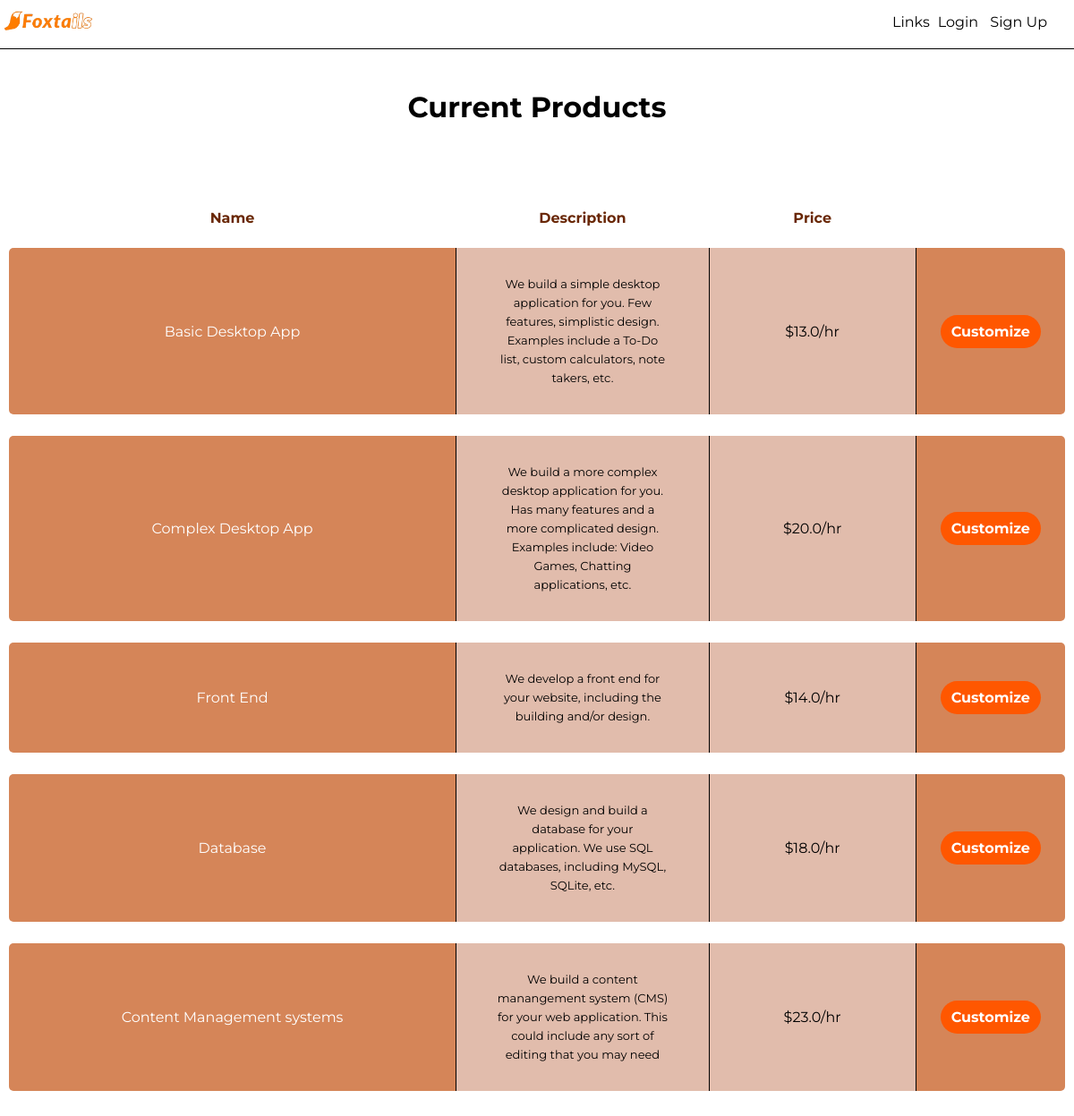
Page /products on the committed database.
### app/models.py (models this page shows, shortened)
class Products(db.Model):
	id = db.Column(db.Integer, primary_key=True)
	name = db.Column(db.String(64), index=True, unique=True)
	desc = db.Column(db.String(128), index=True, unique=True)
	price = db.Column(db.Integer, index=True)

### app/routes.py (the view)
@app.route('/products')
def products():
	product = Products.query.all()
	return render_template('products.html', title="Products", products=product)

### app/templates/products.html
{% extends 'base.html' %}
{% block content %}
    <div id="current-products">
        <h1>Current Products</h1>
    </div>
    <div class="container-products">
        <table>
            <thead>
                <tr class="trhead-products">
                    <th>Name</th>
                    <th class="desc-products">Description</th>
                    <th>Price</th>
                </tr>
            </thead>
            <tbody>
                {% for product in products %}
                    <tr>
                        <td class="name-products">{{ product.name }}</td>
                        <td class="description">{{ product.desc }}</td>
                        <td>${{ product.price }}/hr</td>
                        <th class="button-td-products"><a href="/products/customize/{{ product.name }}">Customize</a></th>
                    </tr>
                {% endfor %}
            </tbody>
        </table>
    </div>
{% endblock %}

### app/templates/base.html (shortened to what this page needs)
<!DOCTYPE html>
<html>
    <head>
        <link rel="stylesheet" type="text/css" href="../static/style.css">
    </head>
    <body>
        <div id="header">
            <a href="/" style="text-decoration: none;"><input id="favicon" type="image" name="logo" src="../static/logo-1-removebg-preview.png" width=100 height=50/></button></a>
            {% if current_user.is_anonymous %}
                <div id="header-links-accounts">
                    <span class="links-header">
                        <button class="dropbtn">Links</button>
                    </span>
                    {% if current_user.is_anonymous %}
                        <span class="account-links-header">
                            <a class="login" href="/account/login">Login</a>
                            <a class="signup" href="/account/register">Sign Up</a>
                        </span>
                    {% else %}
                        <span class="account-links-header-logged-in">
                            <p style="color: white;">{{ current_user.username }}</p>
                            <a class="logout" href="/account/logout">Log Out</a>
                        </span>
                    {% endif %}
                </div>
            {% endif %}
        </div>
        {% block content %}{% endblock %}
    </body>
</html>

### app/static/style.css (style rules this page uses)
* { font-family: 'Montserrat', cursive, sans-serif; color: #000; border: 0; padding: 0; margin: 0; }
#header { position: fixed; top: 0; width: 100%; z-index: 2; border-bottom: 1px solid black; background-color: white; }
#header a { padding-left: 5px; }
#header-links-accounts { position: absolute; display: inline-block; top: 15px; right: 30px; }
.links-header { position: relative; float: left; }
.account-links-header { float: right; }
.account-links-header a { text-decoration: none; color: #000; }
.dropbtn { border: 0; padding: 0 4px 0 4px; background-color: transparent; color: #000; font-size: 16px; border-radius: 5px 5px 0 0; }
.login { padding: 0 4px 0 4px; }
.container-products { position: relative; top: 200px; width: 100%; height: 608px; }
.container-products table { border-collapse: separate; border-spacing: 0px 1.5em; position: relative; padding: 10px; width: 100%; }
.container-products thead { width: 100%; }
.container-products tbody { width: 100%; }
.container-products table td { background-color: #E1BCAC; color: black; padding: 30px 45px; line-height: 21px; }
.container-products table th { color: #692705; }
.button-td-products { border-left: 1px solid black; background-color: #D58558; color: #ffffff; line-height: 21px; border-radius: 0 5px 5px 0; }
.container-products table th a { background-color: #FF5700; color: white; padding: 9px 12px; border-radius: 100px; transform: translateX(0px); transition: transform 0.7s; text-decoration: none; }
.container-products table td:first-child { border-radius: 5px 0 0 5px; }
.container-products tr { text-align: center; }
#current-products { width: 100%; position: absolute; top: 100px; text-align: center; }
.name-products { background-color: #D58558 !important; color: white !important; }
.description { font-size: 13px; max-width: 100px; background-color: #E1BCAC; border-right: 1px solid black; border-left: 1px solid black; }

### rows in the picture
Products: name "Basic Desktop App", desc "We build a simple desktop application for you. Few features, simplistic design. Examples include a To-Do list, custom calculators, note takers, etc.", price "13.0"
Products: name "Complex Desktop App", desc "We build a more complex desktop application for you. Has many features and a more complicated design. Examples include: Video Games, Chatting applications, etc.", price "20.0"
Products: name "Front End", desc "We develop a front end for your website, including the building and/or design.", price "14.0"
Products: name "Database", desc "We design and build a database for your application. We use SQL databases, including MySQL, SQLite, etc.", price "18.0"
Products: name "Content Management systems", desc "We build a content manangement system (CMS) for your web application. This could include any sort of editing that you may need", price "23.0"
